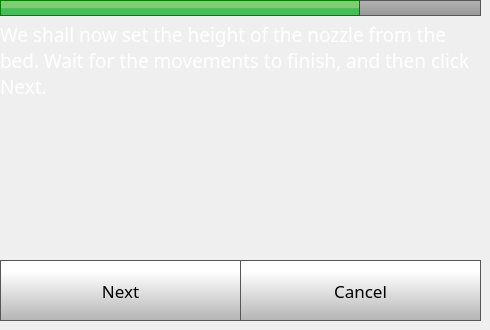
    <widget class="QWidget" name="step6Page">
     <widget class="QLabel" name="caliberateLabel_17">
      <property name="geometry">
       <rect>
        <x>0</x>
        <y>0</y>
        <width>360</width>
        <height>16</height>
       </rect>
      </property>
      <property name="font">
       <font>
        <family>Gotham</family>
        <pointsize>14</pointsize>
        <weight>50</weight>
        <bold>false</bold>
       </font>
      </property>
      <property name="styleSheet">
       <string notr="true">	background-color: qlineargradient(spread:pad, x1:0, y1:0.523, x2:0, y2:0.534, stop:0 rgba(130, 203, 117, 255), stop:1 rgba(66, 191, 85, 255));
border: 1px solid green;</string>
      </property>
      <property name="text">
       <string/>
      </property>
     </widget>
     <widget class="QPushButton" name="step6NextButton">
      <property name="geometry">
       <rect>
        <x>0</x>
        <y>260</y>
        <width>241</width>
        <height>61</height>
       </rect>
      </property>
      <property name="font">
       <font>
        <family>Gotham</family>
        <pointsize>13</pointsize>
       </font>
      </property>
      <property name="styleSheet">
       <string notr="true">QPushButton {
     border: 1px solid rgb(87, 87, 87);
	background-color: qlineargradient(spread:pad, x1:0, y1:1, x2:0, y2:0.188, stop:0 rgba(180, 180, 180, 255), stop:1 rgba(255, 255, 255, 255));


}

QPushButton:pressed {
    background-color: qlineargradient(x1: 0, y1: 0, x2: 0, y2: 1,
                                      stop: 0 #dadbde, stop: 1 #f6f7fa);
}

QPushButton:flat {
    border: none; /* no border for a flat push button */
}

QPushButton:default {
    border-color: navy; /* make the default button prominent */
}

QPushButton:focus {
	outline: none;
}</string>
      </property>
      <property name="text">
       <string>Next</string>
      </property>
      <property name="iconSize">
       <size>
        <width>40</width>
        <height>40</height>
       </size>
      </property>
     </widget>
     <widget class="QLabel" name="caliberateNozzleHeightLabel_2">
      <property name="geometry">
       <rect>
        <x>0</x>
        <y>20</y>
        <width>471</width>
        <height>81</height>
       </rect>
      </property>
      <property name="font">
       <font>
        <family>Gotham</family>
        <pointsize>14</pointsize>
        <weight>50</weight>
        <bold>false</bold>
       </font>
      </property>
      <property name="styleSheet">
       <string notr="true">color: rgb(255, 255, 255);</string>
      </property>
      <property name="text">
       <string>We shall now set the height of the nozzle from the bed. Wait for the movements to finish, and then click Next.</string>
      </property>
      <property name="wordWrap">
       <bool>true</bool>
      </property>
     </widget>
     <widget class="QPushButton" name="step6CancelButton">
      <property name="geometry">
       <rect>
        <x>240</x>
        <y>260</y>
        <width>241</width>
        <height>61</height>
       </rect>
      </property>
      <property name="font">
       <font>
        <family>Gotham</family>
        <pointsize>13</pointsize>
       </font>
      </property>
      <property name="styleSheet">
       <string notr="true">QPushButton {
     border: 1px solid rgb(87, 87, 87);
	background-color: qlineargradient(spread:pad, x1:0, y1:1, x2:0, y2:0.188, stop:0 rgba(180, 180, 180, 255), stop:1 rgba(255, 255, 255, 255));


}

QPushButton:pressed {
    background-color: qlineargradient(x1: 0, y1: 0, x2: 0, y2: 1,
                                      stop: 0 #dadbde, stop: 1 #f6f7fa);
}

QPushButton:flat {
    border: none; /* no border for a flat push button */
}

QPushButton:default {
    border-color: navy; /* make the default button prominent */
}

QPushButton:focus {
	outline: none;
}</string>
      </property>
      <property name="text">
       <string>Cancel</string>
      </property>
      <property name="iconSize">
       <size>
        <width>40</width>
        <height>40</height>
       </size>
      </property>
     </widget>
     <widget class="QLabel" name="caliberateLabel_42">
      <property name="geometry">
       <rect>
        <x>0</x>
        <y>0</y>
        <width>481</width>
        <height>16</height>
       </rect>
      </property>
      <property name="font">
       <font>
        <family>Gotham</family>
        <pointsize>14</pointsize>
        <weight>50</weight>
        <bold>false</bold>
       </font>
      </property>
      <property name="styleSheet">
       <string notr="true">    border: 1px solid rgb(87, 87, 87);
 /*  border-bottom-left-radius: 10px;
 border-bottom-right-radius: 10px;*/
	background-color: qlineargradient(spread:pad, x1:0, y1:1, x2:0, y2:0, stop:0 rgba(150, 150, 150, 255), stop:1 rgba(180, 180, 180, 255));</string>
      </property>
      <property name="text">
       <string/>
      </property>
     </widget>
     <zorder>caliberateLabel_42</zorder>
     <zorder>caliberateLabel_17</zorder>
     <zorder>step6NextButton</zorder>
     <zorder>caliberateNozzleHeightLabel_2</zorder>
     <zorder>step6CancelButton</zorder>
    </widget>
